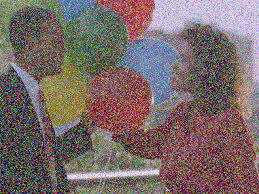
#> input picture die.jpeg, 259 x 194 px
$ python stratching.py
#> lines starting #> are read from the running program, lines starting #| are printed output that depends on the picture; after the words box and inside, x2 and y2 are one past the last pixel; in counts of white or black regions, pixels touching at a corner belong together
#> further down, img is the input picture: shape (194, 259, 3); mean B, G, R 104.9, 106.1, 121.2

import cv2
import numpy as np
import glob
from sklearn.cluster import KMeans
import cv2
# import os
# getting the mask from the rgb images


def preprocessing(img):
    # resizing using aspect ratio intact and finding the circle
    # reduce size retain aspect ratio intact
    # invert BGR 2 RGB
    RGB = cv2.cvtColor(img, cv2.COLOR_BGR2RGB)
    Ig = RGB[:, :, 2]
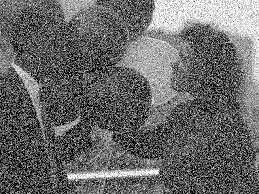
#> Ig: shape (194, 259); min 0, max 255, mean 104.9
    [w, h] = np.shape(Ig)
#> w = 194; h = 259
    r = 1200.0/Ig.shape[1]
#> r = 4.63
    dim = (1200, int(Ig.shape[0]*r))
#> dim = (1200, 898)
    rz = cv2.resize(Ig, dim, interpolation=cv2.INTER_AREA)
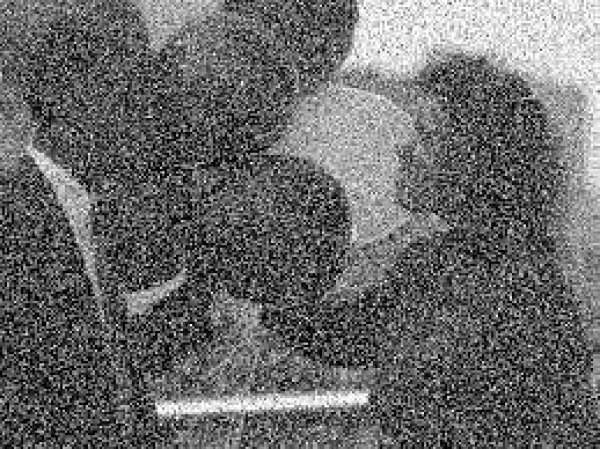
#> rz: shape (898, 1200) (shown at 1/2 size); min 0, max 255, mean 104.9
    #  convert in to float and get log trasform for contrast streching
    g = 0.2 * (np.log(1 + np.float32(rz)))
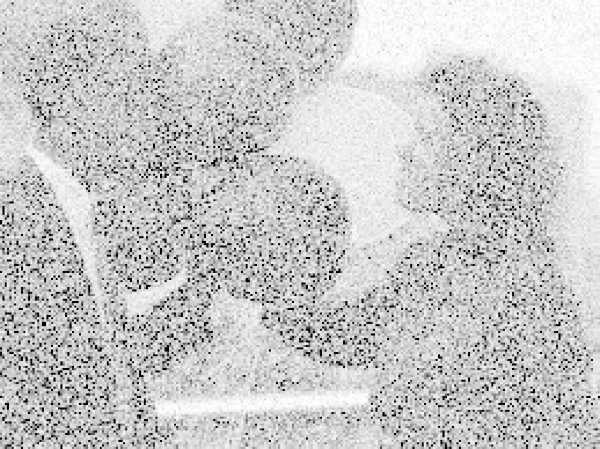
#> g: shape (898, 1200) float32 (shown at 1/2 size); min 0, max 1.11, mean 0.87; drawn with min black and max white
    # change into uint8
    cvuint = cv2.convertScaleAbs(g)
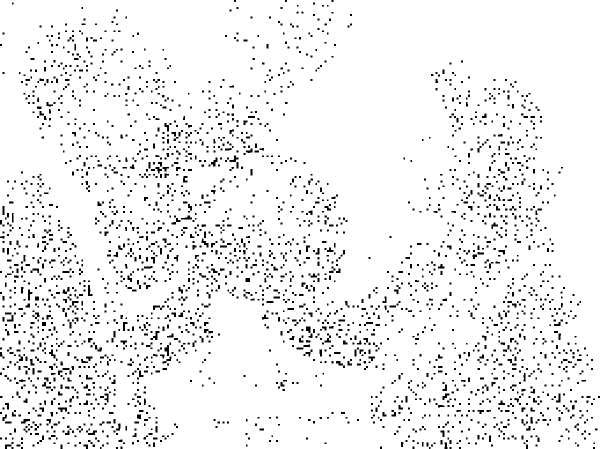
#> cvuint: shape (898, 1200) (shown at 1/2 size); values 0 (black) and 1 (white), 94.2% white; 2869 black regions (2079 under 20 px), largest, box (x1, y1, x2, y2) and area: (301, 662, 319, 680) 132, (329, 690, 338, 712) 129, (422, 315, 435, 333) 117
    # cvuint8.dtype
    ret, th = cv2.threshold(cvuint, 0, 255, cv2.THRESH_OTSU)
#> ret = 0
    ret1, th1 = cv2.threshold(Ig, 0, 255, cv2.THRESH_OTSU)
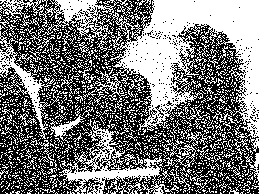
#> th1: shape (194, 259); 46.6% white; 1462 white regions (1383 under 20 px), largest, box (x1, y1, x2, y2) and area: (83, 0, 259, 140) 9959, (59, 119, 179, 194) 2458, (0, 0, 119, 52) 1711
#> ret1 = 108

    kernel = cv2.getStructuringElement(cv2.MORPH_ELLIPSE, (35, 35))
    cls = cv2.morphologyEx(th, cv2.MORPH_OPEN, kernel)
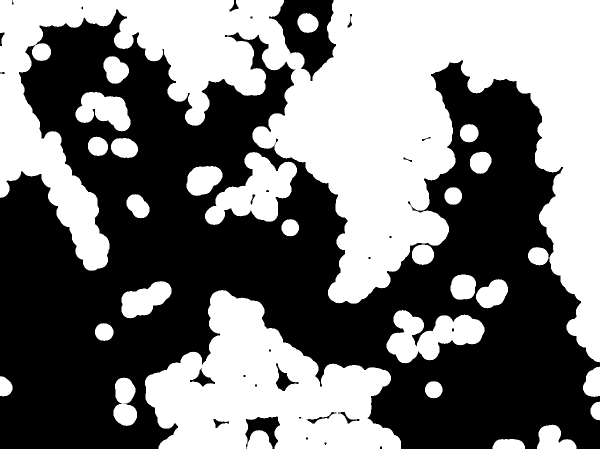
#> cls: shape (898, 1200) (shown at 1/2 size); 47.3% white; 29 white regions, largest, box (x1, y1, x2, y2) and area: (0, 0, 1200, 725) 348167, (290, 580, 802, 898) 89860, (410, 304, 594, 450) 13323
    Im = cls*rz  # the mask with resize image
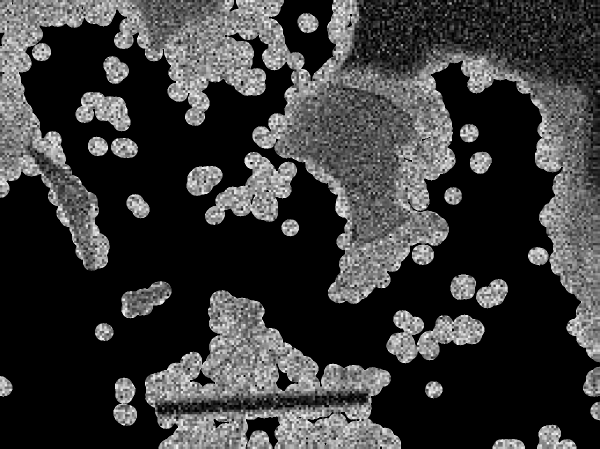
#> Im: shape (898, 1200) (shown at 1/2 size); min 0, max 244, mean 56.9
    # cv2.imwrite('mynew.jpg', mask)
    return (Im, th, th1, cls, g, RGB)


path_dir = glob.glob("die.jpeg")
for k in path_dir:
    print('running code....', k)
    img = cv2.imread(k)
    (Im, th, th1, cls, g, RGB) = preprocessing(img)
    from matplotlib import pyplot as plt

    titles = ['Original Image', 'log_transform',
              'mask using logT', 'mask without log_T ']
    images = [RGB, g, cls, th]
#> (the run stopped early here; a loop or call above may not have finished)
